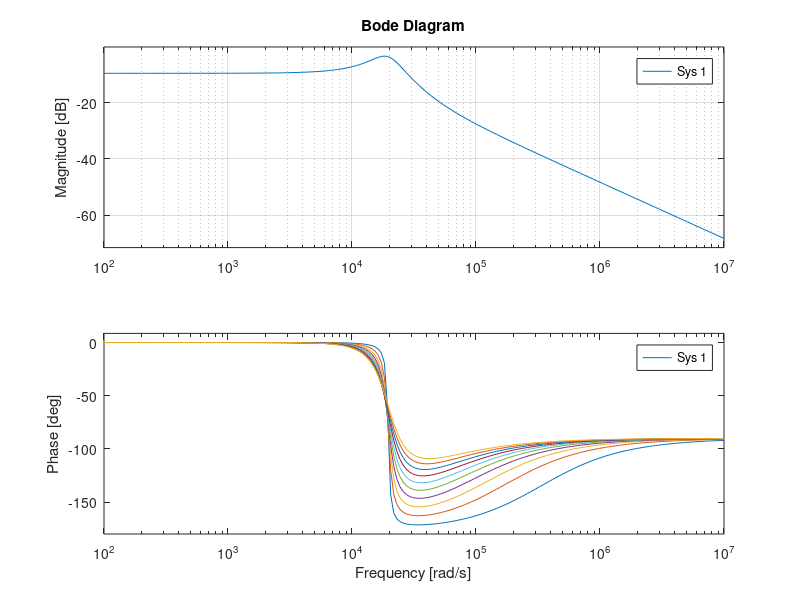
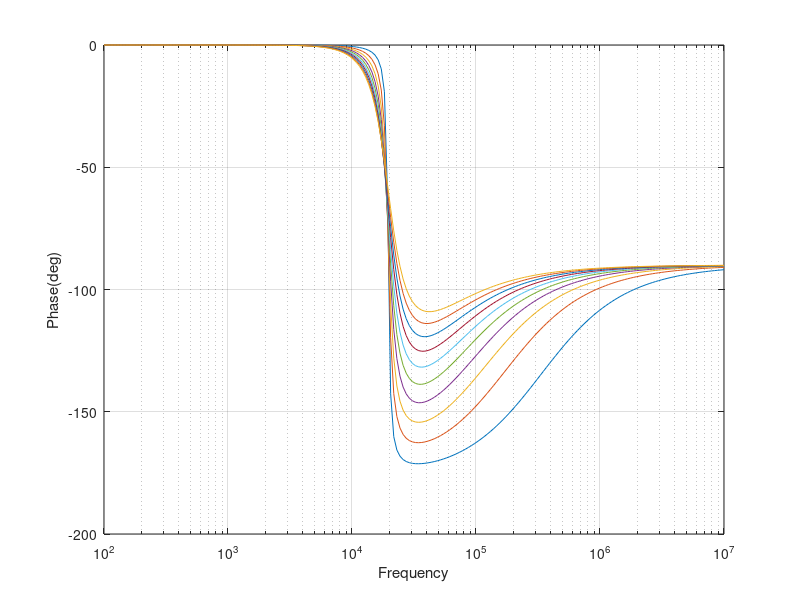
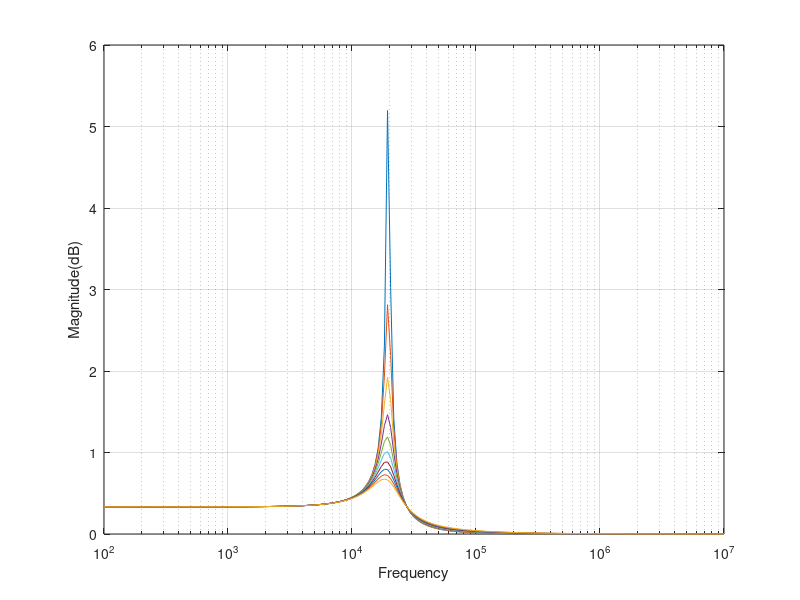

Source code (MATLAB) for these figures, in order:
clear;clc;
w=logspace(2,7,200);
L1 = 0.26*1e-3;
L2 = 0.13*1e-3;
R = 0;
R1 = 0.3;
C = 30*1e-6;
list_R = [0.1 0.2 0.3 0.4 0.5 0.6 0.7 0.8 0.9 1];
figure(1)
for n = 1:size(list_R,2)
    R1 = list_R(n);
    num = [L2*R1*C L2 0];
    den = [L1*L2*C (L1*R1*C+L2*R*C+L2*R1*C) (L1+L2+R*R1*C) R];
    bode(tf(num,den),w)
    hold on;
end
grid;
hold off;
figure(2)
for n = 1:size(list_R,2)
    R1 = list_R(n);
    num = [L2*R1*C L2 0];
    den = [L1*L2*C (L1*R1*C+L2*R*C+L2*R1*C) (L1+L2+R*R1*C) R];
    h=freqs(num,den,w);
    semilogx(w,rad2deg(angle(h)));
    xlabel('Frequency')
    ylabel('Phase(deg)');
    hold on;
end
grid;
hold off;
figure(3)
for n = 1:size(list_R,2)
    R1 = list_R(n);
    num = [L2*R1*C L2 0];
    den = [L1*L2*C (L1*R1*C+L2*R*C+L2*R1*C) (L1+L2+R*R1*C) R];
    h=freqs(num,den,w);
    semilogx(w,abs(h));
    xlabel('Frequency')
    ylabel('Magnitude(dB)');
    hold on;
end
grid;
hold off;

